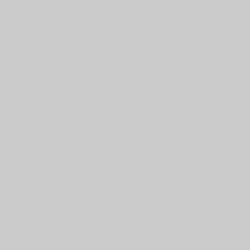
Frame 1 (no input)
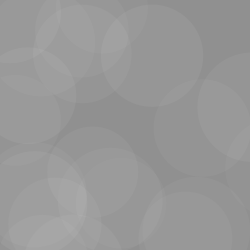
Frame 60 (the mouse pressed at the canvas centre just before this capture)
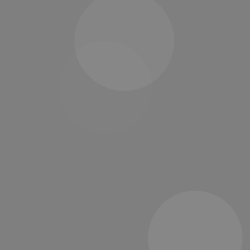
Frame 120 (the mouse held since frame 60 and released just before this capture)

The Processing sketch that drew these frames (run headless with seeded random() and noise(); from frame 60 on, the mouse is pressed at the canvas centre):

// Processing sketch: processing_25080
// ── processing_25080.pde

float c1=255;
float c2=255;
float c3=255;

void setup(){
  smooth();
  size(250, 250);
  }

void draw(){
  frameRate(120);
  fill(0, 1);
  rectMode(CENTER);
  rect(height/2, width/2, height+50, width+50); 
 

  noStroke();
  fill(c1, c2, c3, 15);
  float s2 = random(20, 40);
  float a = 0;
  a += 70; 

  if(keyPressed) {
   if (key == 'a'){
   a += 40;
   }
 }
if(keyPressed) {
   if (key == 's'){
   a -= 10;
   }
 }

 
  ellipse(random(0, 500),random(0, 500), s2+a, s2+a);
 
}
 
 void keyPressed(){
   if(key == ' '){
c1=random(255);
c2=random(255);
c3=random(255);
}
 }              
